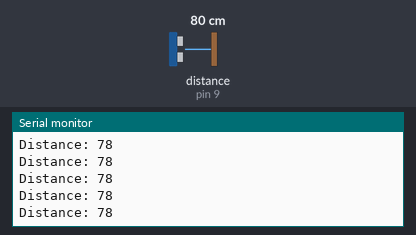
The sketch below on a simulated Arduino Uno, built with avr-gcc and run on an emulated ATmega328P. On the bench: the last lines printed to the serial monitor. Wiring (inferred from the names in the program): ultrasonic range finder: trigger pin 8; echo pin 9. The test bench sets the inputs (shaded band); at power-on: distance to the obstacle (sensor on pin 9) 80 cm. The echo pulse lasts 58.3 µs per cm.

Above: at 1.2 s.
1.3 s: distance to the obstacle (sensor on pin 9) set to 2 cm
At 2.1 s:
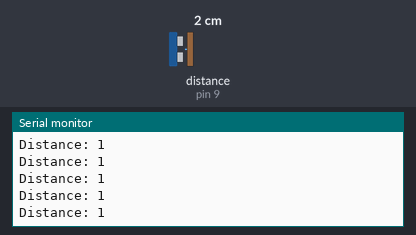
4.3 s: distance to the obstacle (sensor on pin 9) set to 120 cm
At 5.2 s:
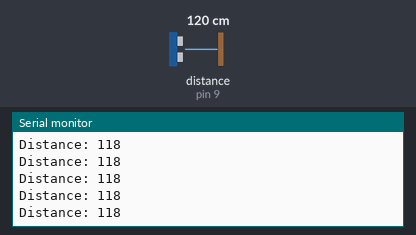
7.3 s: distance to the obstacle (sensor on pin 9) set to 4 cm
At 8.3 s:
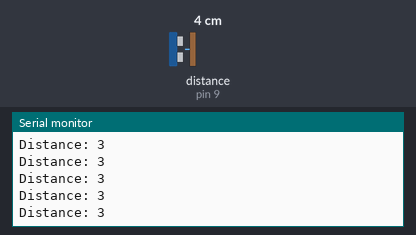
10.3 s: distance to the obstacle (sensor on pin 9) set to 18 cm
At 11.3 s:
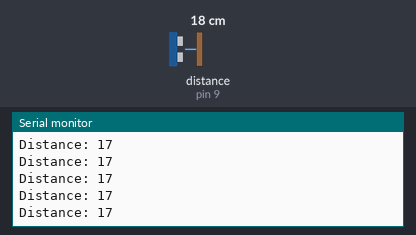
Timing chart, 0 to 13.3 s (numbered marks = the images above; inputs shaded):
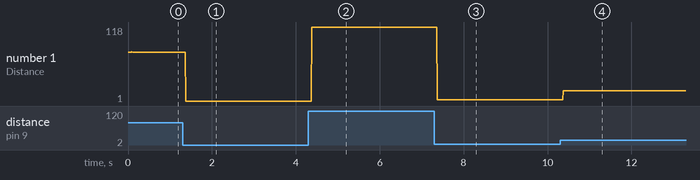

The sketch:

ultrasonictest.ino
```cpp
//Ultrasonic Pin to Arduino Pin
//connect Vcc to 5V on Arduino
//connect Gnd to Gdn on Arduino
//connect trig to pin 8
//connect echo to pin 9
const int trigPin=8;
const int echoPin=9;
long duration;
int distance;
void setup() {
  // put your setup code here, to run once:
pinMode(trigPin, OUTPUT); //Sets the trigPin as an Output
pinMode(echoPin, INPUT); //Sets the echoPin as an Input
Serial.begin(9600);
}

void loop() {
//Clears the trigPin
digitalWrite(trigPin, LOW);
delayMicroseconds(2);
//Sets the trigPin on HIGH state for 10 micro seconds
digitalWrite(trigPin, HIGH);
delayMicroseconds(10);
digitalWrite(trigPin, LOW);
//Reads the echoPin, returns the sound wave travel time in microseconds
duration=pulseIn(echoPin, HIGH);
//Calculating the distance
distance=duration*0.034/2;
//Prints the distance on the Serial Monitor
Serial.print("Distance: ");
Serial.println(distance); //Reads distance in cm
}
```

Measured:
- after the input at 1.3 s, the serial monitor: prints a new line after 0.07 s (image 1)
- after the input at 4.3 s, the serial monitor: prints a new line after 0.08 s (image 2)
- after the input at 7.3 s, the serial monitor: prints a new line after 0.07 s (image 3)
- after the input at 10.3 s, the serial monitor: prints a new line after 0.07 s (image 4)
- plotted number 1: 78 → 1 after the input at 1.3 s, 1 → 118 after the input at 4.3 s, 118 → 3 after the input at 7.3 s, 3 → 1 after the input at 10.3 s
